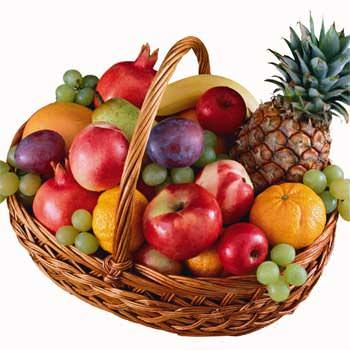
#> input picture 5210411135/image/fruit.jpg, 350 x 350 px, found by its file name
$ python normalisasi.py
#> lines starting #> are read from the running program, lines starting #| are printed output that depends on the picture
import cv2
import numpy as np
from matplotlib import pyplot as plt

# read image
img = cv2.imread("D:/Citra Digital Praktik/5210411135/image/fruit.jpg")
#> img is the input picture: shape (350, 350, 3); mean B, G, R 125.1, 143.7, 185.9

# split sesuai channel warna
b, r, g = cv2.split(img)
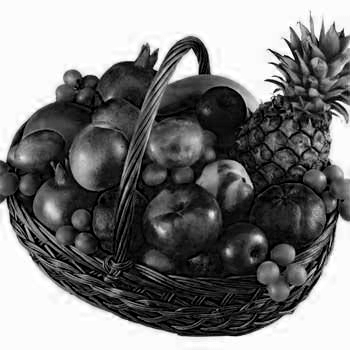
#> b: shape (350, 350); min 0, max 255, mean 125.1
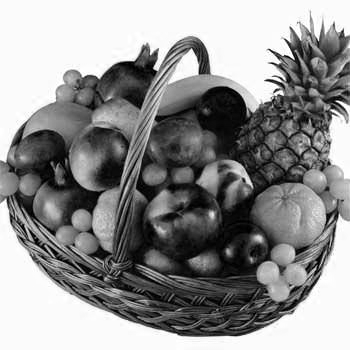
#> r: shape (350, 350); min 0, max 255, mean 143.7
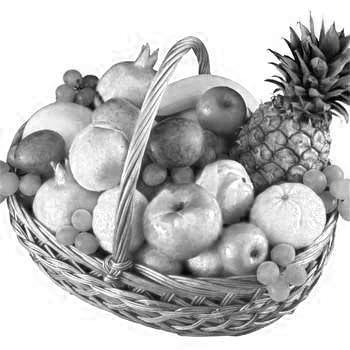
#> g: shape (350, 350); min 0, max 255, mean 185.9

# rgb to grayscale package bawaan
gray = cv2.cvtColor(img, cv2.COLOR_BGR2GRAY)
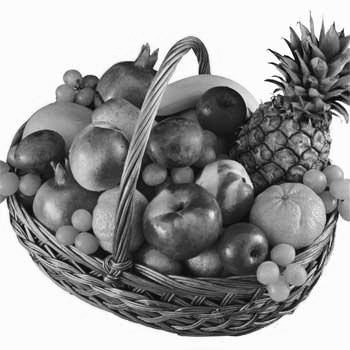
#> gray: shape (350, 350); min 0, max 255, mean 154.1

# buat array kosong 1D untuk tempat normalisasi
his_b = np.zeros(256)  # channel blue
his_r = np.zeros(256)  # channel red
his_g = np.zeros(256)  # channel green
his_gr = np.zeros(256)  # channel gray

# membaca jumlah row dan column
row = len(b)
#> row = 350
column = len(b[0])
#> column = 350

# normalisasi
for i in range(row):  # perulangan untuk row
    for j in range(column):  # perulangan untuk column
        # blue
        px_b = b[i, j]  # membaca tiap pixel pada channel
        his_b[px_b] += 1 / (row * column)  # menghitung peluang pixel yang muncul
        # red
        px_r = r[i, j]
        his_r[px_r] += 1 / (row * column)
        # green
        px_g = g[i, j]
        his_g[px_g] += 1 / (row * column)
        # gray
        px_gr = gray[i, j]
        his_gr[px_gr] += 1 / (row * column)
#> after the loop, his_b = 256 values, max 0.255 at index 252, min 0.000196 at index 208, mean 0.00391; his_g = 256 values, max 0.295 at index 255, min 8.98e-05 at index 5, mean 0.00391; his_gr = 256 values, max 0.282 at index 252, min 1.63e-05 at index 0, mean 0.00391; his_r = 256 values, max 0.266 at index 251, min 0.000245 at index 228, mean 0.00391

# menampilkan gambar
cv2.imshow("gambar", img)  # rgb
cv2.imshow("gray", gray)  # gray

# membuat & menampilkan histogram
plt.plot(his_b, color="blue")
plt.plot(his_r, color="red")
plt.plot(his_g, color="green")
plt.plot(his_gr, color="gray")
plt.show()
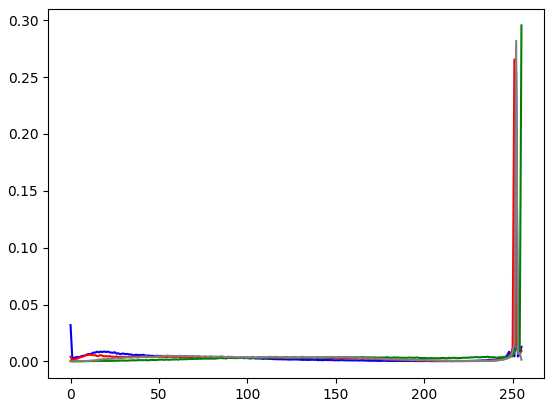
#> figure drawn by matplotlib, 1 panel; curve peaks at x = 252, y = 0.255; curve peaks at x = 251, y = 0.266; curve peaks at x = 255, y = 0.295

cv2.waitKey()

$ run again, with 5210411135/image/minusbucket.jpg copied over 5210411135/image/fruit.jpg
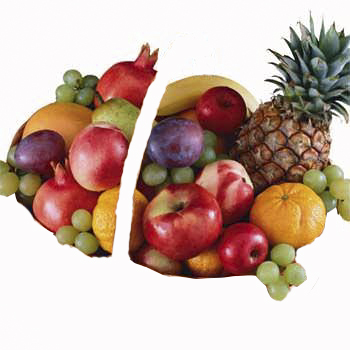
#> input picture 5210411135/image/minusbucket.jpg, 350 x 350 px, found by its file name
#> img is the input picture: shape (350, 350, 3); mean B, G, R 161.3, 172.3, 196.9
#> `gray = cv2.cvtColor(img, cv2.COLOR_BGR2GRAY)`:
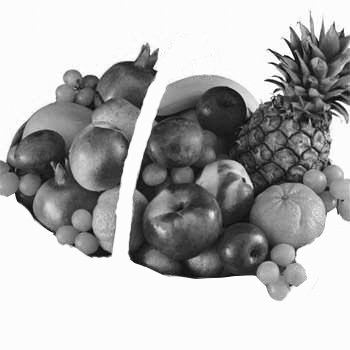
#> gray: shape (350, 350); min 0, max 255, mean 178.5
#> row = 350
#> after the loop `for i in range(row):`: his_b = 256 values, max 0.405 at index 252, min 0.000131 at index 216, mean 0.00391; his_g = 256 values, max 0.411 at index 253, min 8.16e-06 at index 0, mean 0.00391; his_gr = 256 values, max 0.421 at index 252, min 0 at index 4, mean 0.00391; his_r = 256 values, max 0.4 at index 251, min 0.000196 at index 226, mean 0.00391
#> `plt.show()`:
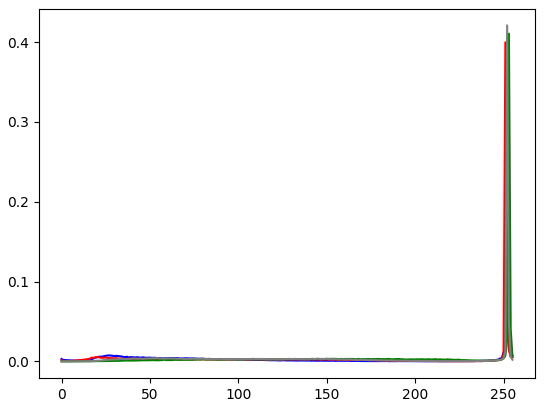
#> figure drawn by matplotlib, 1 panel; curve peaks at x = 252, y = 0.405; curve peaks at x = 251, y = 0.4; curve peaks at x = 253, y = 0.411
